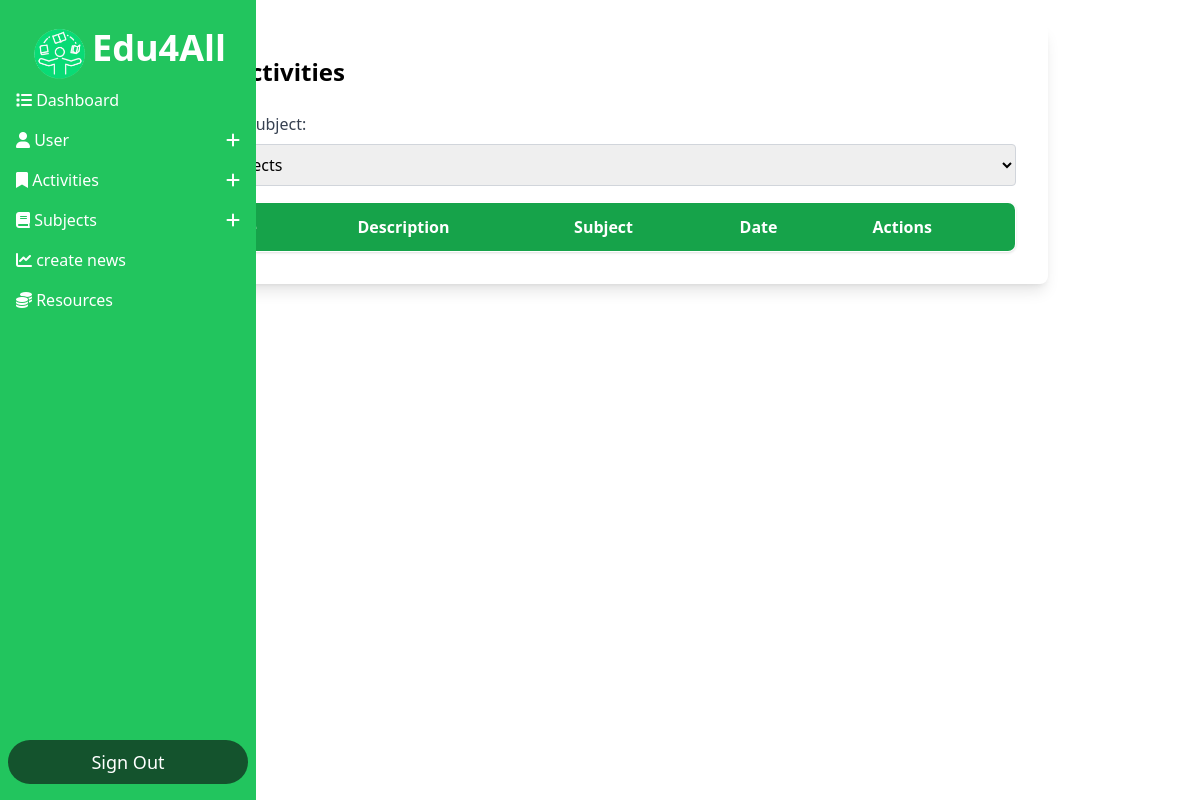
Page /Dashboard_Admin/dashboard.php?action=listar_actividades (signed in) on the earlier database version.
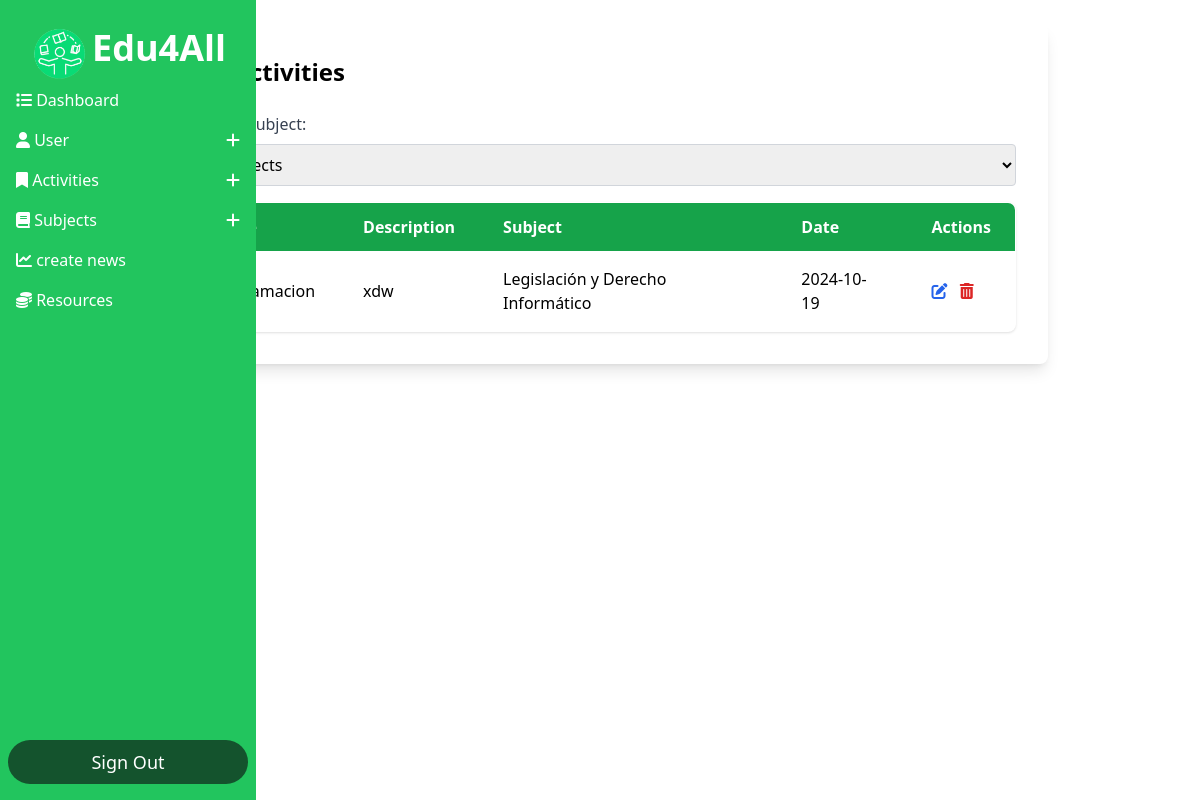
Same page on the later database version.
### tables this page shows
CREATE TABLE `actividades` (
  `id` int(11) NOT NULL,
  `nombre_actividad` varchar(100) DEFAULT NULL,
  `descripcion` text DEFAULT NULL,
  `fk_materia` int(11) DEFAULT NULL,
  `fecha` varchar(10) NOT NULL
);

CREATE TABLE `programas` (
  `id` int(11) NOT NULL,
  `nombre_materia` varchar(100) DEFAULT NULL,
  `objetivos` text DEFAULT NULL,
  `actividades` text DEFAULT NULL,
  `unidad` int(1) DEFAULT NULL
);

### Conexion/conexion.php (called while the page is built, shortened)
<?php
	class Conexion
	{
		private $host='localhost';
		private $usuario='root';
		private $password = '';
		private $base='escuela';
		public $sentencia;
		private $conexion;
		private function abrir_conexion(){
			$this->conexion = new mysqli($this->host,$this->usuario,$this->password,$this->base);
		}
		public function obtener_sentencia(){
			$result = $this->conexion->query($this->sentencia);
			return $result;
		}
	}
?>

### Conexion/contacto.php (called while the page is built, shortened)
<?php
    include ("conexion.php");
    class Contacto extends Conexion {
        public function consultar_actividades() {
            $this->sentencia = "
                SELECT actividades.*, programas.nombre_materia
                FROM actividades
                JOIN programas ON actividades.fk_materia = programas.id";
            $resultado = $this->obtener_sentencia();
            return $resultado;
        }
    }
?>

### Dashboard_Admin/listaractividades.php (the view, shortened to what this page needs)
<?php
require_once("../Conexion/contacto.php");
$obj = new Contacto();
$materia_filtrada = isset($_POST['materia_filtrada']) ? $_POST['materia_filtrada'] : '';
if ($materia_filtrada !== '') {
    $resultado = $obj->consultar_actividades_por_materia($materia_filtrada);
} else {
    $resultado = $obj->consultar_actividades();
}
?>
<div class="max-w-4xl mx-auto bg-white p-8 rounded-lg shadow-lg">
    <h1 class="text-2xl font-bold mb-6">List Activities</h1>
    <form method="POST" class="mb-4" id="filterForm">
        <label for="materia_filtrada" class="block mb-2 text-gray-700">Filter by subject:</label>
        <select name="materia_filtrada" id="materia_filtrada" class="block w-full p-2 border border-gray-300 rounded" onchange="document.getElementById('filterForm').submit();">
            <option value="">All Subjects</option>
        </select>
    </form>
    <table class="min-w-full table-auto border-collapse border border-gray-300 rounded-lg overflow-hidden shadow">
        <thead>
            <tr class="bg-green-600 text-white">
                <th class="px-6 py-3 text-left">Name</th>
                <th class="px-6 py-3 text-left">Description</th>
                <th class="px-6 py-3 text-left">Subject</th>
                <th class="px-6 py-3 text-left">Date</th>
                <th class="px-6 py-3 text-left">Actions</th>
            </tr>
        </thead>
        <tbody>
            <?php while ($registro = $resultado->fetch_assoc()): ?>
                <tr class="even:bg-gray-100 hover:bg-gray-200">
                    <td class="px-6 py-4"><?php echo htmlspecialchars($registro["nombre_actividad"]); ?></td>
                    <td class="px-6 py-4"><?php echo htmlspecialchars($registro["descripcion"]); ?></td>
                    <td class="px-6 py-4"><?php echo htmlspecialchars($registro["nombre_materia"]); ?></td>
                    <td class="px-6 py-4"><?php echo htmlspecialchars($registro["fecha"]); ?></td>
                    <td class="px-6 py-4">
                        <form action="" method="POST" style="display:inline;">
                            <button type="submit" name="modificarBtn" class="relative group text-blue-600 hover:text-blue-800 mr-2">
                                <i class="fas fa-edit"></i>
                            </button>
                        </form>
                        <a href="#" onclick="mostrarModal(<?php echo $registro['id']; ?>)" class="relative group text-red-600 hover:text-red-800">
                            <i class="fas fa-trash-alt"></i>
                        </a>
                    </td>
                </tr>
            <?php endwhile; ?>
        </tbody>
    </table>
</div>

Differences in the rows shown:
added actividades: nombre_actividad "Programacion", descripcion "xdw", fk_materia.nombre_materia "Legislación y Derecho Informático", fecha "2024-10-19"
